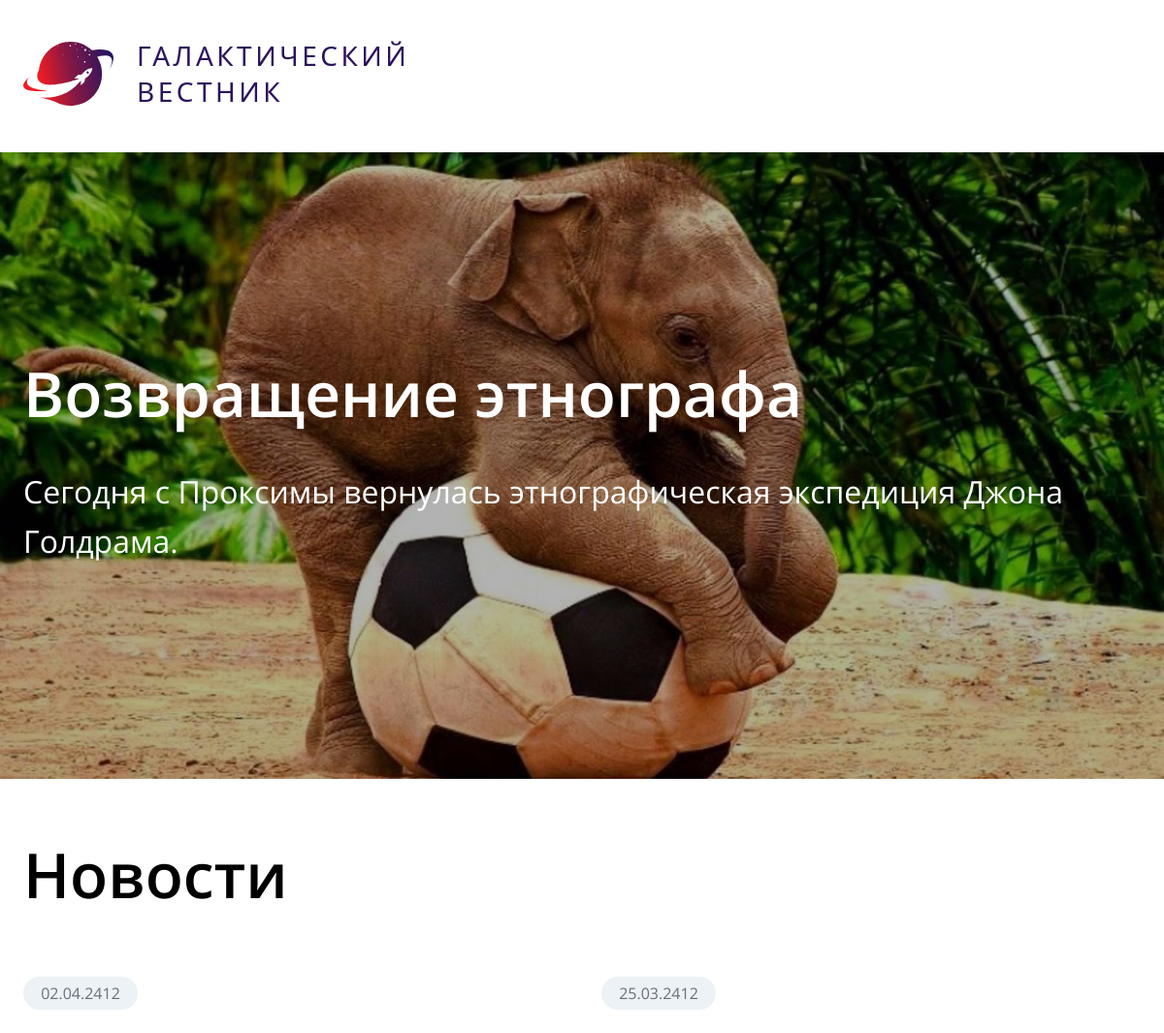
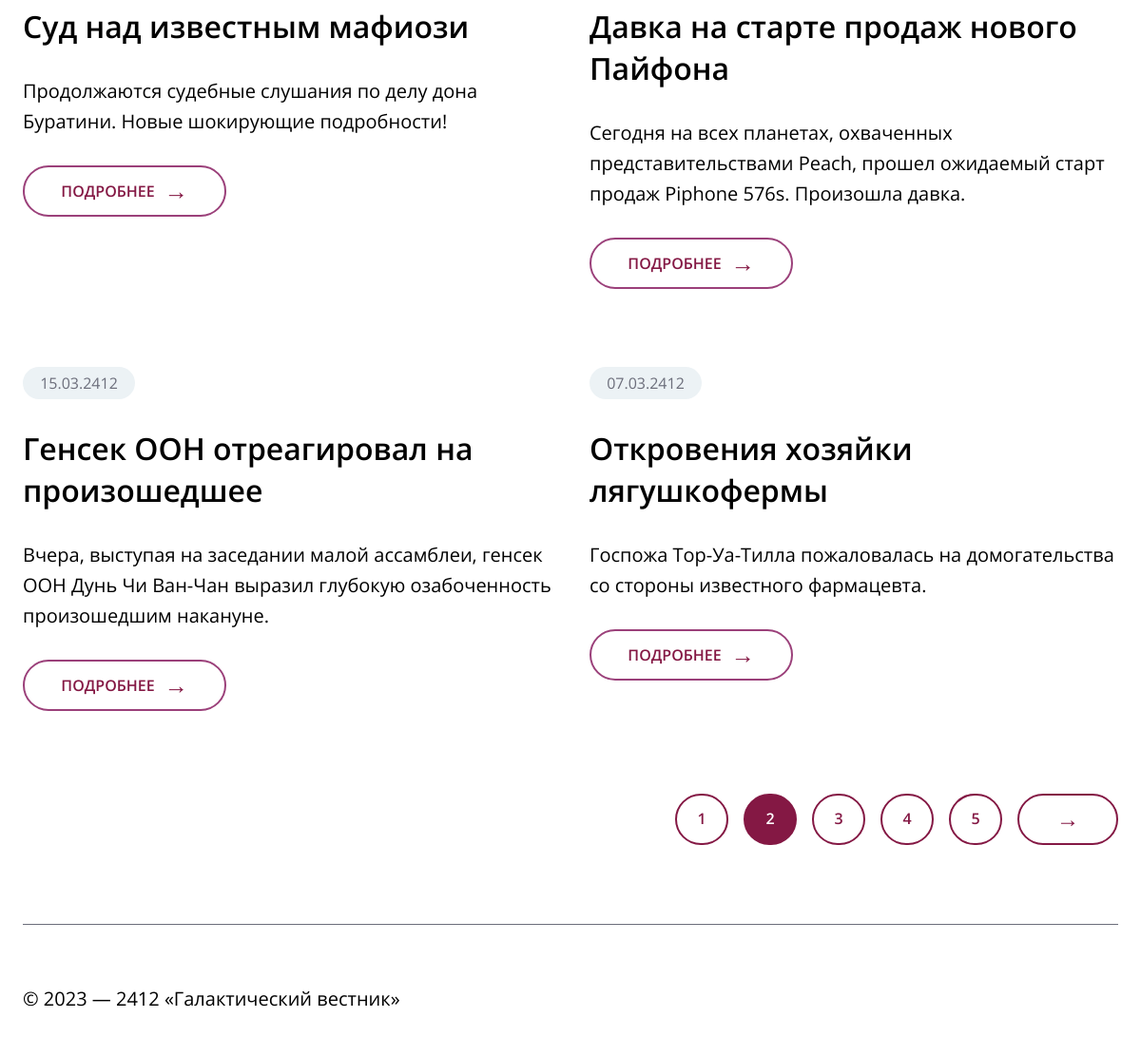
Screenshot of /?page=2 with the database file from the repository (2 pictures, top to bottom).
### tables this page shows
CREATE TABLE `news` (
  `id` int(11) unsigned NOT NULL AUTO_INCREMENT,
  `date` datetime NULL DEFAULT NULL,
  `title` varchar(250) NOT NULL DEFAULT '',
  `announce` text NULL DEFAULT NULL,
  `content` text NULL DEFAULT NULL,
  `image` varchar(250) NOT NULL DEFAULT '',
  PRIMARY KEY (`id`),
  KEY `id` (`id`),

  KEY `idx_news_date` (`date`));

### src/Core/View.php (called while the page is built, shortened)
<?php
final class View
{
  public static function render(string $template, array $data = []): void
  {
    extract($data, EXTR_SKIP);
    require dirname(__DIR__, 2) . '/views/' . $template . '.php';
    $content = (string) ob_get_clean();
    require dirname(__DIR__, 2) . '/views/layout.php';
  }
}

### src/Controller/NewsController.php (called while the page is built, shortened)
<?php
final class NewsController
{
  public function index(int $requestedPage): void
  {
    $total = $this->repository->count();
    $pages = max(1, (int) ceil($total / self::PER_PAGE));
    $page = min($requestedPage, $pages);
    View::render('news/index', [
      'pageTitle' => 'Новости – Галактический вестник',
      'news' => $this->repository->paginate($page, self::PER_PAGE),
      'latest' => $this->repository->latest(),
      'page' => $page,
      'pages' => $pages,
    ]);
  }
}

### src/Model/NewsRepository.php (called while the page is built, shortened)
<?php
final readonly class NewsRepository implements NewsRepositoryInterface
{
  public function paginate(int $page, int $perPage): array
  {
    $offset = ($page - 1) * $perPage;
    $statement = $this->database->prepare(
      'SELECT id, date, title, announce, content, image
             FROM news
             ORDER BY date DESC, id DESC
             LIMIT :limit OFFSET :offset'
    );
    $statement->bindValue(':limit', $perPage, PDO::PARAM_INT);
    $statement->bindValue(':offset', $offset, PDO::PARAM_INT);
    $statement->execute();
    return array_map(News::fromArray(...), $statement->fetchAll());
  }
  public function count(): int
  {
    return (int) $this->database->query('SELECT COUNT(*) FROM news')->fetchColumn();
  }
  public function latest(): ?News
  {
    $row = $this->database->query(
      'SELECT id, date, title, announce, content, image
             FROM news ORDER BY date DESC, id DESC LIMIT 1'
    )->fetch();
    return $row === false ? null : News::fromArray($row);
  }
}

### src/bootstrap.php (called while the page is built, shortened)
<?php
function e(?string $value): string
{
  return htmlspecialchars($value ?? '', ENT_QUOTES | ENT_SUBSTITUTE, 'UTF-8');
}
function plainText(?string $html): string
{
  return trim(html_entity_decode(strip_tags($html ?? ''), ENT_QUOTES | ENT_HTML5, 'UTF-8'));
}
function formatDate(DateTimeInterface $date): string
{
  return $date->format('d.m.Y');
}
function machineDate(DateTimeInterface $date): string
{
  return $date->format('Y-m-d\TH:i:s');
}
function url(array $query = []): string
{
  return $query === [] ? './' : './?' . http_build_query($query);
}

### views/news/index.php (the view, shortened to what this page needs)
<?php if ($latest !== null): ?>
  <a class="hero" href="<?= e(url(['id' => $latest->id])) ?>"
    style="--hero-image: url('/images/<?= e(rawurlencode($latest->image)) ?>')">
    <div class="hero__shade"></div>
    <div class="container hero__content">
      <h1><?= e($latest->title) ?></h1>
      <p><?= e(plainText($latest->announce)) ?></p>
    </div>
  </a>
<?php endif; ?>
<section class="news-list container">
  <h2>Новости</h2>
  <div class="news-grid">
    <?php foreach ($news as $item): ?>
      <article class="news-card">
        <a class="news-card__link" href="<?= e(url(['id' => $item->id])) ?>">
          <?php if ($item->date !== null): ?>
            <time class="news-card__date"
              datetime="<?= e(machineDate($item->date)) ?>"><?= e(formatDate($item->date)) ?></time>
          <?php else: ?>
            <span class="news-card__date">Дата не указана</span>
          <?php endif; ?>
          <h3><?= e($item->title) ?></h3>
          <p><?= e(plainText($item->announce)) ?></p>
          <span class="button">
            Подробнее <span aria-hidden="true">→</span>
          </span>
        </a>
      </article>
    <?php endforeach; ?>
  </div>
  <?php if ($pages > 1): ?>
    <nav class="pagination" aria-label="Страницы новостей">
      <?php for ($number = 1; $number <= $pages; $number++): ?>
        <a class="pagination__page <?= $number === $page ? 'is-current' : '' ?>" href="<?= e(url(['page' => $number])) ?>"
          <?= $number === $page ? 'aria-current="page"' : '' ?>><?= $number ?></a>
      <?php endfor; ?>
      <?php if ($page < $pages): ?>
        <a class="pagination__next" href="<?= e(url(['page' => $page + 1])) ?>" aria-label="Следующая страница">→</a>
      <?php endif; ?>
    </nav>
  <?php endif; ?>
</section>

### public/index.php (shortened to what this page needs)
<?php
$root = dirname(__DIR__);
require $root . '/src/bootstrap.php';
try {
  $controller = new NewsController(new NewsRepository(Database::connection()));
  if (array_key_exists('id', $_GET)) {
    $controller->show(HttpInput::positiveInt($_GET, 'id') ?? 0);
  } else {
    $controller->index(HttpInput::positiveInt($_GET, 'page') ?? 1);
  }
} catch (Throwable $exception) {
  http_response_code(500);
  error_log($exception->__toString());
  require $root . '/views/errors/500.php';
}

### views/layout.php (shortened to what this page needs)
<!doctype html>
<html lang="ru">
<head>
  <link rel="stylesheet" href="assets/css/style.css">
</head>
<body class="<?= isset($article) ? 'page-article' : 'page-list' ?>">
  <header class="site-header">
    <div class="container">
      <a class="brand" href="<?= e(url()) ?>" aria-label="Галактический вестник — на главную">
        <span class="brand__text">Галактический<br>вестник</span>
      </a>
    </div>
  </header>
  <main><?= $content ?></main>
  <footer class="site-footer container">
    <div class="site-footer__line"></div>
    <p>© 2023 — 2412 «Галактический вестник»</p>
  </footer>
</body>
</html>

### public/assets/css/style.css (style rules this page uses)
:root { --accent: #841844; --accent-border: #9b407a; --accent-hover: #841844; --ink: #000; --muted: #6c6e7b; --pill: #ecf2f5; --line: #6c6e7b; --container: 1520px; }
* { box-sizing: border-box; }
html { scroll-behavior: smooth; }
body { margin: 0; color: var(--ink); background: #fff; font-family: 'Open Sans', Arial, Helvetica, sans-serif; font-size: 20px; line-height: 1.6; }
a { color: inherit; }
.container { width: min(calc(100% - 48px), var(--container)); margin-inline: auto; }
.site-header { height: 157px; display: flex; align-items: center; background: #fff; }
.brand { display: inline-flex; align-items: center; gap: 24px; color: #2c145e; text-decoration: none; }
.brand__text { font-family: 'Segoe UI', Arial, sans-serif; font-size: 28px; line-height: 1.32; letter-spacing: 0.125em; text-transform: uppercase; }
.hero { isolation: isolate; position: relative; height: 646px; display: flex; align-items: flex-start; color: #fff; background: var(--hero-image) center 47% / cover no-repeat; text-decoration: none; }
.hero__shade { position: absolute; inset: 0; z-index: -1; background: rgba(0, 0, 0, 0.3); }
.hero__content { padding-top: 204px; }
.hero h1 { max-width: 1265px; margin: 0 0 30px; font-size: 64px; font-weight: 600; line-height: 1.4; }
.hero p { max-width: 1265px; margin: 0; font-size: 32px; line-height: 1.6; }
.news-list { padding-top: 54px; }
.news-list h2 { margin: 0 0 60px; font-size: 64px; font-weight: 600; line-height: 1.4; }
.news-grid { display: grid; grid-template-columns: repeat(2, minmax(0, 1fr)); column-gap: 40px; row-gap: 82px; }
.news-card { min-height: 332px; }
.news-card__link { min-height: 332px; display: flex; flex-direction: column; align-items: flex-start; gap: 30px; color: inherit; text-decoration: none; }
.news-card time, .article > time { min-width: 118px; min-height: 34px; padding: 6px 18px; border-radius: 20px; display: inline-flex; align-items: center; justify-content: center; color: var(--muted); background: var(--pill); font-size: 16px; line-height: 22px; }
.news-card h3 { margin: 0; font-size: 32px; font-weight: 600; line-height: 1.375; }
.news-card p { margin: 0; font-size: 20px; line-height: 1.6; }
.button { min-width: 214px; min-height: 54px; margin-top: 0; padding: 14px 40px; border: 2px solid var(--accent-border); border-radius: 50px; display: inline-flex; align-items: center; justify-content: center; gap: 10px; color: var(--accent); background: #fff; font-size: 16px; font-weight: 600; line-height: 22px; text-decoration: none; text-transform: uppercase; white-space: nowrap; transition: color 0.18s, background 0.18s; }
.button span { width: 25px; height: 22px; display: inline-flex; align-items: center; justify-content: center; font-size: 25px; font-weight: 400; line-height: 0; transform: translateY(-1px); }
.news-card .button { width: 214px; }
.pagination { margin-top: 87px; display: flex; justify-content: flex-end; align-items: center; gap: 16px; }
.pagination a { height: 54px; border: 2px solid var(--accent); display: inline-flex; align-items: center; justify-content: center; color: var(--accent); text-decoration: none; }
.pagination__page { width: 56px; border-radius: 50px; font-size: 16px; font-weight: 600; }
.pagination__page.is-current, .pagination a:hover { color: #fff; background: var(--accent); }
.pagination__next { width: 106px; border-radius: 50px; font-size: 24px; }
.site-footer { padding-top: 83px; padding-bottom: 84px; }
.site-footer__line { height: 1px; background: var(--line); }
.site-footer p { margin: 62px 0 0; font-size: 20px; line-height: 1.6; }

### rows the page displays
news: image (picture), title "Возвращение этнографа", announce "Сегодня с Проксимы вернулась этнографическая экспедиция Джона Голдрама."
news: date "02.04.2412", title "Суд над известным мафиози", announce "Продолжаются судебные слушания по делу дона Буратини. Новые шокирующие подробности!"
news: date "25.03.2412", title "Давка на старте продаж нового Пайфона", announce "Сегодня на всех планетах, охваченных представительствами Peach, прошел ожидаемый старт продаж Piphone 576s. Произошла давка."
news: date "15.03.2412", title "Генсек ООН отреагировал на произошедшее", announce "Вчера, выступая на заседании малой ассамблеи, генсек ООН Дунь Чи Ван-Чан выразил глубокую озабоченность произошедшим накануне."
news: date "07.03.2412", title "Откровения хозяйки лягушкофермы", announce "Госпожа Тор-Уа-Тилла пожаловалась на домогательства со стороны известного фармацевта."
